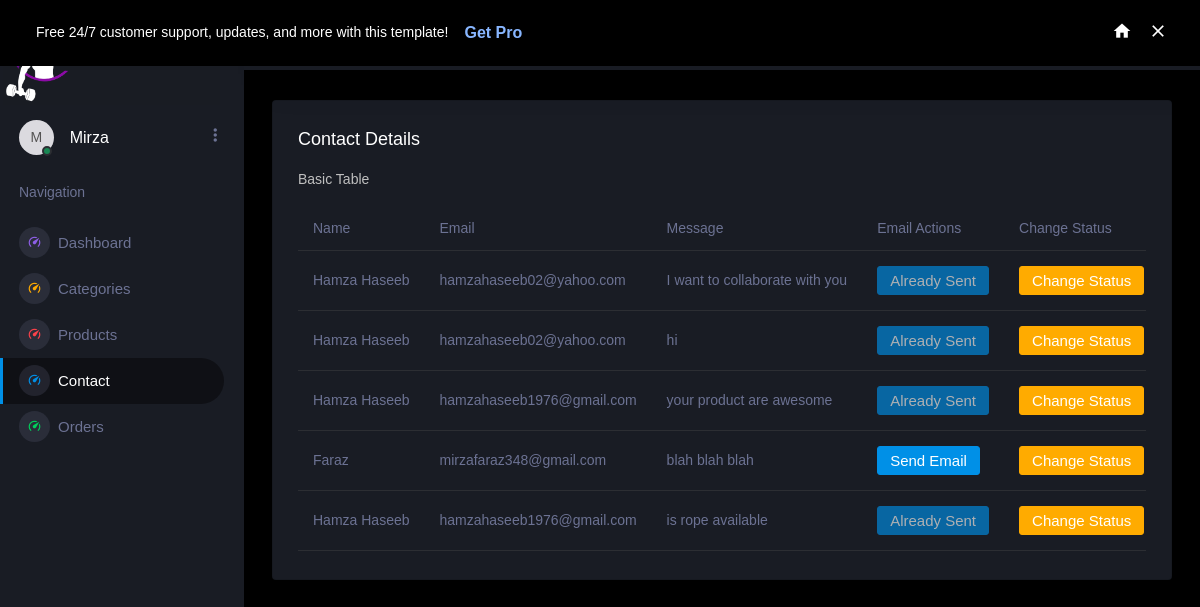
Page /Admin/template/pages/contact/contact.php (signed in) on the committed database.
### tables this page shows
CREATE TABLE `contact` (
  `id` int(255) NOT NULL,
  `name` varchar(255) NOT NULL,
  `email` varchar(255) NOT NULL,
  `message` varchar(255) NOT NULL,
  `status` int(11) NOT NULL DEFAULT 1
);

### Admin/template/pages/contact/contact.php (the view, shortened to what this page needs)
<?php
include '../_Layout/_navbar.php';
$sql = "SELECT * FROM contact";
$result = mysqli_query($conn, $sql);
?>
<div class="main-panel">
    <div class="content-wrapper">
        <div class="row">
            <div class="col-lg-12 grid-margin stretch-card">
                <div class="card">
                    <div class="card-body">
                        <h4 class="card-title">Contact Details</h4>
                        <p class="card-description">Basic Table</p>
                        <div class="table-responsive">
                            <table class="table">
                                <thead>
                                    <tr>
                                        <th>Name</th>
                                        <th>Email</th>
                                        <th>Message</th>
                                        <th>Email Actions</th>
                                        <th>Change Status</th>
                                    </tr>
                                </thead>
                                <tbody>
                                    <?php
                                    while ($row = mysqli_fetch_assoc($result)) {
                                        echo '<tr>';
                                        echo '<td>' . $row['name'] . '</td>';
                                        echo '<td>' . $row['email'] . '</td>';
                                        echo '<td>' . $row['message'] . '</td>';
                                        echo '<td>';
                                        if ($row['status'] == 2) {
                                            echo '<button class="btn btn-primary" disabled>Already Sent</button>';
                                        } else {
                                            $mailtoLink = 'mailto:' . $row['email'] . '?subject=Regarding Your Inquiry&body=Dear ' . $row['name'] . ',%0A%0A';
                                            $mailtoLink = htmlspecialchars($mailtoLink);
                                            echo '<a href="' . $mailtoLink . '" class="btn btn-primary">Send Email</a>';
                                        }
                                        echo '</td>';
                                        echo '<td>';
                                        echo '<form method="post">';
                                        echo '<button type="submit" name="change_status" class="btn btn-warning">Change Status</button>';
                                        echo '</form>';
                                        echo '</td>';
                                        echo '</tr>';
                                    }
                                    ?>
                                </tbody>
                            </table>
                        </div>
                    </div>
                </div>
            </div>
        </div>
    </div>
</div>
<?php
include '../_Layout/_footer.php';
?>

### Admin/template/pages/_Layout/_navbar.php (shortened to what this page needs)
<?php
$fullName = $_SESSION["username"];
$shortName = ProfilePicFromName($fullName);
function ProfilePicFromName($fullName) {
     $fullNameArr = explode(" ", $fullName);
     $firstWord = current($fullNameArr);
     $firstCharacter = substr($firstWord, 0, 1);
     $defaultProfile = strtoupper($firstCharacter);
     return $defaultProfile;
}
?>
<!DOCTYPE html>
<html lang="en">
  <head>
    <link rel="stylesheet" href="../../assets/vendors/mdi/css/materialdesignicons.min.css">
    <link rel="stylesheet" href="../../assets/vendors/css/vendor.bundle.base.css">
    <link rel="stylesheet" href="../../assets/vendors/jvectormap/jquery-jvectormap.css">
    <link rel="stylesheet" href="../../assets/vendors/flag-icon-css/css/flag-icon.min.css">
    <link rel="stylesheet" href="../../assets/vendors/owl-carousel-2/owl.carousel.min.css">
    <link rel="stylesheet" href="../../assets/vendors/owl-carousel-2/owl.theme.default.min.css">
    <link rel="stylesheet" href="../../assets/css/style.css">
    <link rel="stylesheet" href="../../assets/css/custom.css">
  </head>
  <body>
    <div class="container-scroller">
      <div class="row p-0 m-0 proBanner" id="proBanner">
        <div class="col-md-12 p-0 m-0">
          <div class="card-body card-body-padding d-flex align-items-center justify-content-between">
            <div class="ps-lg-1">
              <div class="d-flex align-items-center justify-content-between">
                <p class="mb-0 font-weight-medium me-3 buy-now-text">Free 24/7 customer support, updates, and more with this template!</p>
                <a href="https://www.bootstrapdash.com/product/corona-free/?utm_source=organic&utm_medium=banner&utm_campaign=buynow_demo" target="_blank" class="btn me-2 buy-now-btn border-0">Get Pro</a>
              </div>
            </div>
            <div class="d-flex align-items-center justify-content-between">
              <a href="https://www.bootstrapdash.com/product/corona-free/"><i class="mdi mdi-home me-3 text-white"></i></a>
              <button id="bannerClose" class="btn border-0 p-0">
                <i class="mdi mdi-close text-white me-0"></i>
              </button>
            </div>
          </div>
        </div>
      </div>
      <nav class="sidebar sidebar-offcanvas" id="sidebar">
        <div class="sidebar-brand-wrapper d-none d-lg-flex align-items-center justify-content-center fixed-top">
        <a style="       padding: 2.5rem 0rem 0rem 0.2rem;" class="sidebar-brand brand-logo" href="index.html"><img style="height:90%; width:90%;" src="../../assets/images/fitness-x-2.jpg" alt="logo" /></a>
        </div>
        <ul class="nav" style="padding-top: 110px;">
          <li class="nav-item profile">
            <div class="profile-desc">
              <div class="profile-pic">
                <div class="count-indicator">
                  <p class="img-xs rounded-circle " style="
    background: #dbdadf;
    color: #545353;
    line-height: 139px;
    display:flex;
    justify-content:center;
    align-items:center;
    margin:0;
    "><?php echo $shortName ?></p>
                  <span class="count bg-success"></span>
                </div>
                <div class="profile-name">
                  <h5 class="mb-0 font-weight-normal text-capitalize"><?php echo htmlspecialchars($_SESSION["username"]); ?></h5>
                </div>
              </div>
              <a href="#" id="profile-dropdown" data-bs-toggle="dropdown"><i class="mdi mdi-dots-vertical"></i></a>
            </div>
          </li>
          <li class="nav-item nav-category">
            <span class="nav-link">Navigation</span>
          </li>
          <li class="nav-item menu-items">
            <a class="nav-link" href="../main_pages/index.php">
              <span class="menu-icon">
                <i class="mdi mdi-speedometer"></i>
              </span>
              <span class="menu-title">Dashboard</span>
            </a>
          </li>
          <li class="nav-item menu-items">
            <a class="nav-link" href="../category/category.php">
              <span class="menu-icon">
                <i class="mdi mdi-speedometer"></i>
              </span>
              <span class="menu-title">Categories</span>
            </a>
          </li>
          <li class="nav-item menu-items">
            <a class="nav-link" href="../product/products.php">
              <span class="menu-icon">
                <i class="mdi mdi-speedometer"></i>
              </span>
              <span class="menu-title">Products</span>
            </a>
          </li>
          <li class="nav-item menu-items">
            <a class="nav-link" href="../contact/contact.php">
              <span class="menu-icon">
                <i class="mdi mdi-speedometer"></i>
              </span>
              <span class="menu-title">Contact</span>
            </a>
          </li>
          <li class="nav-item menu-items">
            <a class="nav-link" href="../orders/orders.php">
              <span class="menu-icon">
                <i class="mdi mdi-speedometer"></i>
              </span>
              <span class="menu-title">Orders</span>
            </a>
          </li>
        </ul>
      </nav>
      <div class="container-fluid page-body-wrapper">
        <nav class="navbar p-0 fixed-top d-flex flex-row">
          <div class="navbar-menu-wrapper flex-grow d-flex align-items-stretch">
            <button class="navbar-toggler navbar-toggler align-self-center" type="button" data-toggle="minimize">
            </button>
            <ul class="navbar-nav navbar-nav-right">
              <li class="nav-item dropdown d-none d-lg-block">
                <a class="nav-link btn btn-success create-new-button" id="createbuttonDropdown" href="../product/products.php">+ Create New Product</a>
              </li>
              <li class="nav-item dropdown">
                <a class="nav-link" id="profileDropdown" href="#" data-bs-toggle="dropdown">
                  <div class="navbar-profile">
                    <p class="img-xs rounded-circle " style="
    background: #dbdadf;
    color: #545353;
    line-height: 139px;
    display:flex;
    justify-content:center;
    align-items:center;
    margin:0;
    "><?php echo $shortName ?></p>
                    <p class="mb-0 d-none d-sm-block navbar-profile-name text-capitalize"><?php echo htmlspecialchars($_SESSION["username"]); ?></p>
                  </div>
                </a>
              </li>
            </ul>
          </div>
        </nav>

### Admin/template/pages/_Layout/_footer.php (shortened to what this page needs)
          </div>
      </div>
  </body>
</html>

### rows in the picture
contact: name "Hamza Haseeb", email "hamzahaseeb02@yahoo.com", message "I want to collaborate with you", status "Already Sent"
contact: name "Hamza Haseeb", email "hamzahaseeb02@yahoo.com", message "hi", status "Already Sent"
contact: name "Hamza Haseeb", email "hamzahaseeb1976@gmail.com", message "your product are awesome", status "Already Sent"
contact: name "Faraz", email "mirzafaraz348@gmail.com", message "blah blah blah"
contact: name "Hamza Haseeb", email "hamzahaseeb1976@gmail.com", message "is rope available", status "Already Sent"

### other values in the picture
$shortName "M"
$_SESSION["username"] "Mirza"
